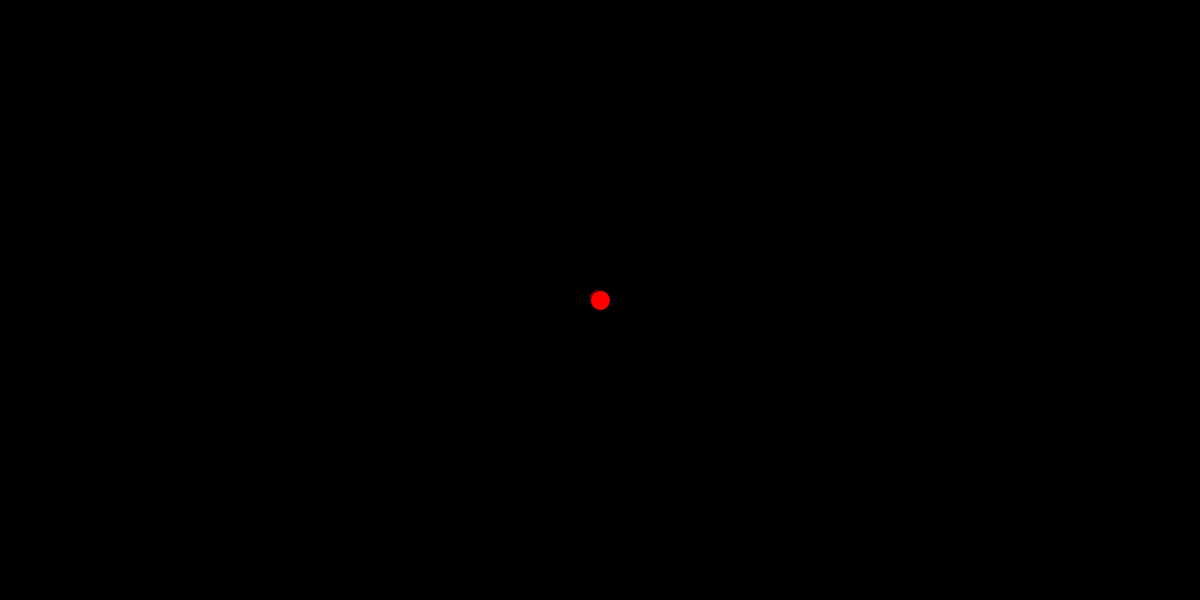
Frame 1 (no input)
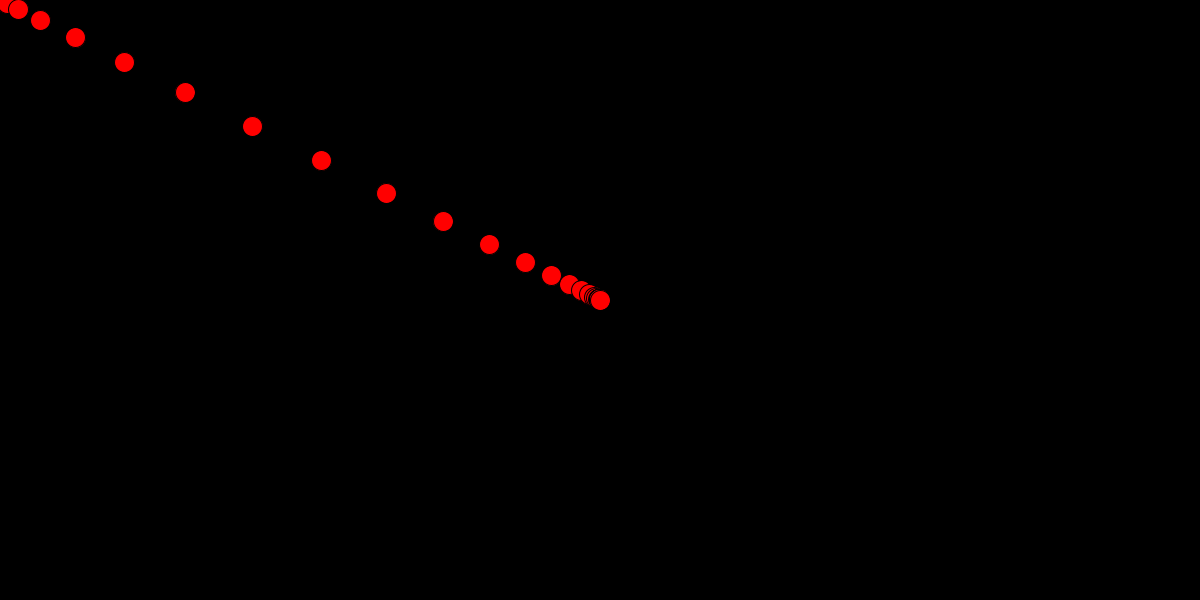
Frame 60 (the mouse pressed at the canvas centre just before this capture)
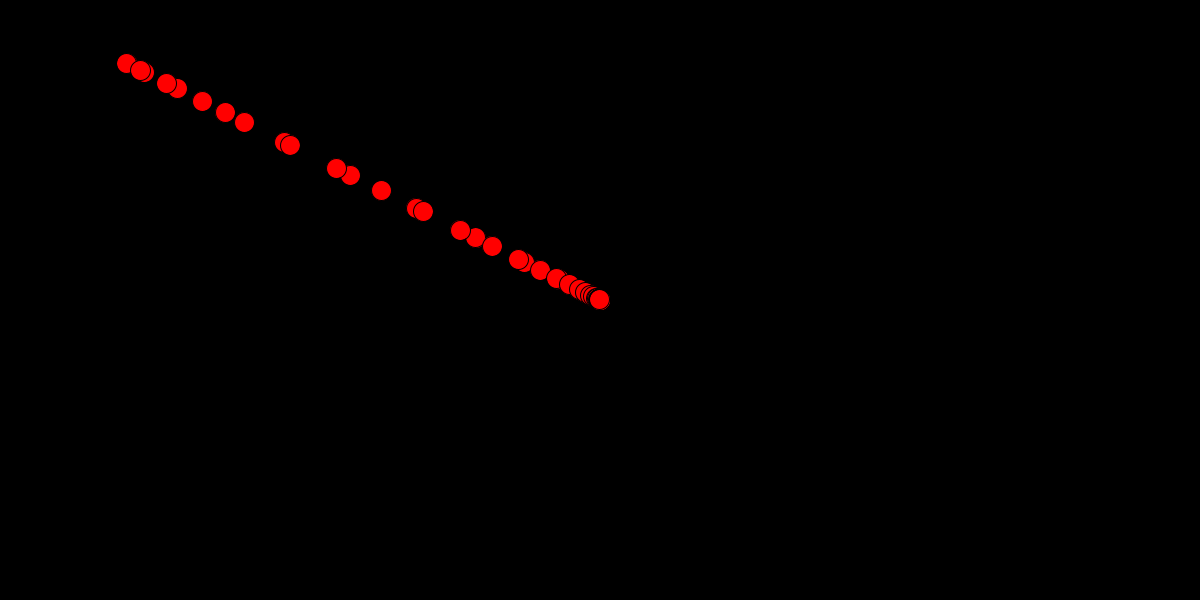
Frame 120 (the mouse held since frame 60 and released just before this capture)

The Processing sketch that drew these frames (run headless with seeded random() and noise(); from frame 60 on, the mouse is pressed at the canvas centre):

// Processing sketch: Chain_Chaser_2
// ── Chain_Chaser_2.pde
//PARAMETERS. TRY CHANGING THESE
int n = 50;
float ballSize = 20;
float k = 0.15; //the "stickiness" of the chain
String leaderFollows = "mouse"; //"mouse", "spiral", "end", "wave", "line"

//DON'T CHANGE THESE
float[] xPos = new float[n];
float[] yPos = new float[n];

float xC, yC;
float time = 0.0;
int t = 0;
float r = 275;
float xLineSpeed = 12;
float yLineSpeed = 7;
float xCurrSpeed = xLineSpeed;
float yCurrSpeed = -yLineSpeed;


void setup(){
  size(1200,600);

  xC = width/2;
  yC = height/2;
  
  //starts all balls at the middle of the screen
  for(int i = 0; i < n; i++){
    xPos[i] = width/2;
    yPos[i] = height/2;
  }
}

void draw() {
  background(0);
  fill(255);
  
  //draws the balls in their current positions
  for( int i = 0; i < n; i++ ){
    circle( xPos[i], yPos[i], ballSize );
    fill(255, 0, 0);
  }
  
  //the leader chases the last ball in the line
  if( leaderFollows.equals("end") ) {
    xPos[0] += (xPos[n-1] - xPos[0]) * k;
    yPos[0] += (yPos[n-1] - yPos[0]) * k;
  }
  
  //the leader traces a sine wave. For best results, set n to over 100 and shrink the ball size
  else if( leaderFollows.equals("wave") ) {
    xPos[0] = 1.2*t;
    yPos[0] = yC - r*sin(.04*t);
    t++;
  }
  
  //the leader traces a spiral. For best results, set n to over 100 and shrink the ball size
  else if( leaderFollows.equals("spiral") ) {
    xPos[0] = xC + r*cos(time);
    yPos[0] = yC - r*sin(time);
    time += .05;
    r += .1;
  }
  
  //the leader bounces around the room
  else if( leaderFollows.equals("line") ) {
    xPos[0] += xCurrSpeed;
    yPos[0] += yCurrSpeed;
    
    if (xPos[0] >= width){
      xCurrSpeed = -xLineSpeed;
    }
    if (xPos[0] <= 0){
      xCurrSpeed = xLineSpeed;
    }
    if (yPos[0] >= height){
      yCurrSpeed = -yLineSpeed;
    }
    if (yPos[0] <= 0){
      yCurrSpeed = yLineSpeed;
    }
  }

  //the leader chases the mouse
  else{
    xPos[0] += (mouseX - xPos[0]) * k;
    yPos[0] += (mouseY - yPos[0]) * k;
  }
  
  //makes each non-leader ball chase the ball ahead of it
  for( int i = 1; i < n; i++ ){
    xPos[i] += ( xPos[i-1] - xPos[i]) * k;
    yPos[i] += ( yPos[i-1] - yPos[i]) * k;
  }
}


//IF THE USER CLICKS THE MOUSE, THE LEADER WILL START TO CHASE THE END BALL
void mouseClicked(){
  leaderFollows = "end";
}
